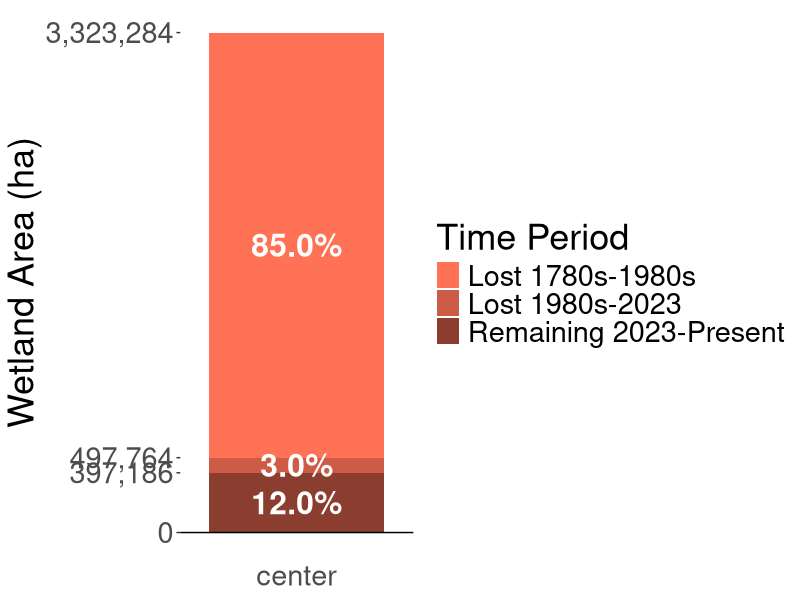
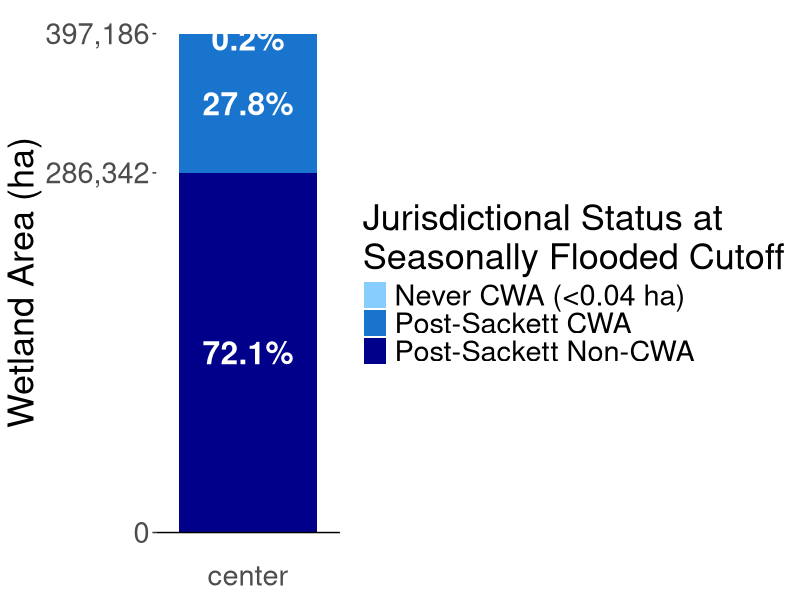
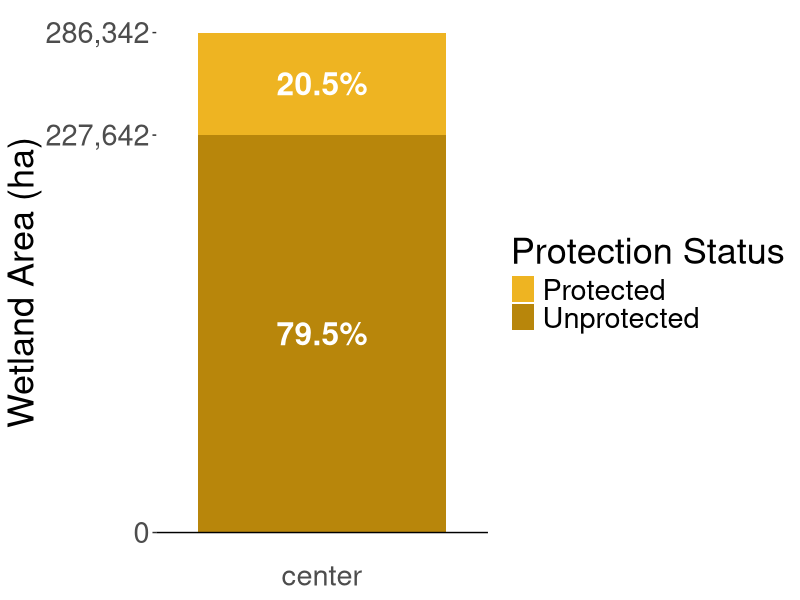
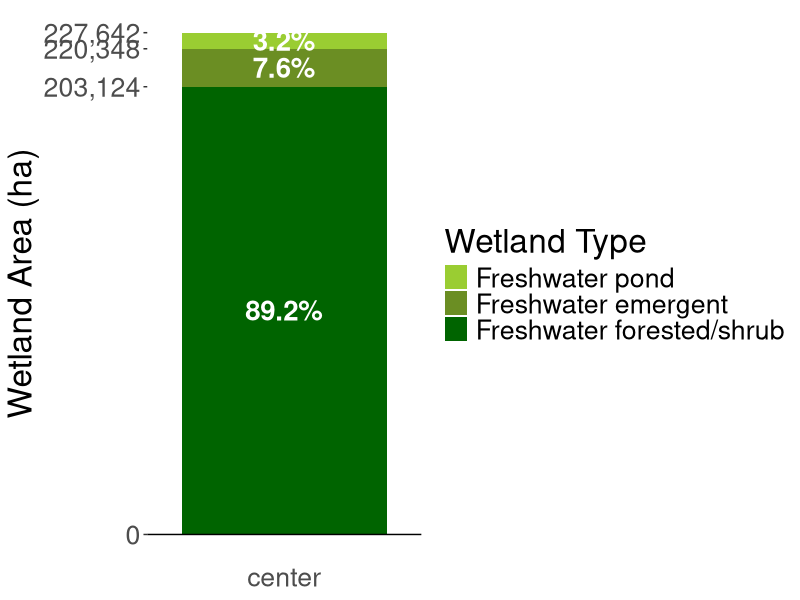
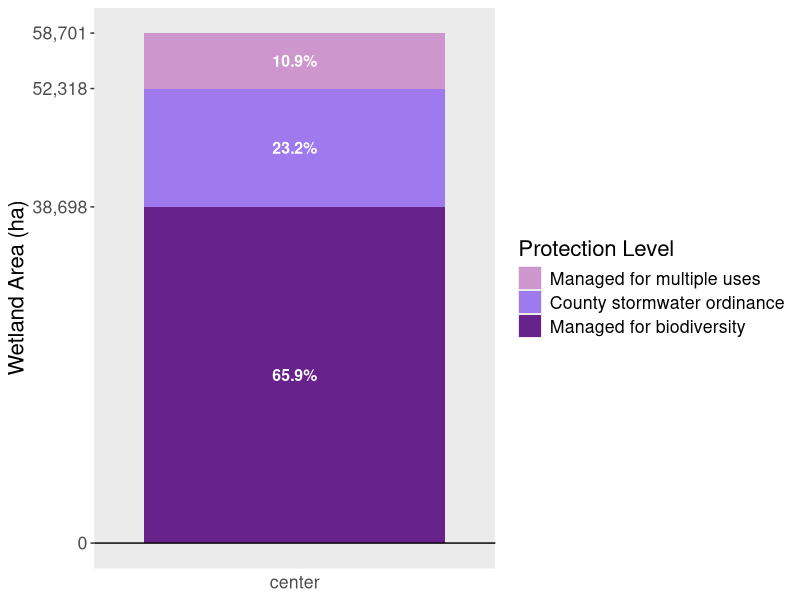

These figures' R source, in order:
path_to_gitrepo = "C:/Users/Chels/OneDrive - University of Illinois - Urbana/Illinois Wetlands Risk Assessment/Public-Repo"

setwd(path_to_gitrepo)

library(ggplot2)
library(patchwork)

# read in excel file
sum.area.df = read.csv("Summary_Figures/Figure8_AreaSummary.csv")

# remove extra rows
sum.area.df = data.frame(sum.area.df[1:3,])
colnames(sum.area.df) = rep(c("label","area"),6)

# make sep dataframes
hist.df = sum.area.df[1:3,3:4]; hist.df$group = "Historical loss"
cwa.df = sum.area.df[1:3,5:6]; cwa.df$group = "CWA coverage"
pro.df = sum.area.df[1:2,7:8]; pro.df$group = "Protection status"
veg.df = sum.area.df[1:3,9:10]; veg.df$group = "Unprotected vegetation types"
type.df = sum.area.df[1:3,11:12]; type.df$group = "Protection level"

# stack dataframe
df.stack = rbind(hist.df, cwa.df, pro.df, veg.df, type.df)

# for each group, calculate the percentage of the total
groups = c("Historical loss","CWA coverage","Protection status",
           "Unprotected vegetation types","Protection level")
n.g = length(groups)
df.stack$percent = rep(0, nrow(df.stack))
df.stack$area.pos = rep(0, nrow(df.stack))
for (i in 1:n.g) {
  grp.ind = which(df.stack$group == groups[i])
  grp.df = df.stack[grp.ind,]
  df.stack[grp.ind,"percent"] = grp.df$area/sum(grp.df$area)*100 
  n.a = nrow(grp.df)
  rev.area = cumsum(rev(grp.df$area))
  df.stack[grp.ind,"area.pos"] = rev(c(0,rev.area[1:(n.a-1)]) + 0.5*(rev.area-c(0,rev.area[1:(n.a-1)])))
}

# format percent
df.stack$percent.format = rep(0, nrow(df.stack))
for (i in 1:nrow(df.stack)) {
  df.stack$percent.format[i] = paste(sprintf("%.1f", df.stack$percent[i]),"%",sep="")
}
df.stack$x = rep("center", nrow(df.stack))

# historical loss
p.hist = ggplot(df.stack[which(df.stack$group == "Historical loss"),],
                 aes(x=x, y=area, fill=label)) +
                 geom_bar(position="stack",stat="identity") +
                 geom_text(aes(x=x, y=area.pos, label=percent.format), 
                           color="white", size=8, fontface="bold") +
                 labs(x="",y="Area ") + 
                 geom_hline(yintercept=0,color="black") +
                 scale_y_continuous(name="Wetland Area (ha)",
                                    labels=scales::comma,
                                    breaks=c(0,397186,497764,3323284),
                                    limits = c(0,3323284)) +
                 guides(fill=guide_legend(title="Time Period")) + 
                 theme(axis.ticks.x=element_blank(),
                       axis.title.x=element_blank(), 
                       text = element_text(size=26),
                       panel.grid = element_blank(),
                       panel.background = element_rect(fill = "white")) +
                 scale_fill_manual(values=c("coral1","coral3","coral4"))
ggsave("Summary_Figures/HistoricalLoss.png", plot = p.hist, 
       width=21.5, height=36, units="cm") 

cwa.labels = df.stack[which(df.stack$group == "CWA coverage"),"label"]
df.cwa = df.stack[which(df.stack$group == "CWA coverage"),]
df.cwa$area.pos[1] = df.cwa$area.pos[1]-3900
p.cwa=ggplot(df.cwa,
        aes(x=x, y=area, 
            fill=factor(label, level=cwa.labels))) +
        geom_bar(position="stack",stat="identity") +
        geom_text(aes(x=x, y=area.pos, label=percent.format), 
                  color="white", size=8, fontface="bold") +
        geom_hline(yintercept=0,color="black") +
        scale_y_continuous(name="Wetland Area (ha)",
                           labels=scales::comma,
                           breaks=c(0,286342,397186),
                           limits = c(0,398000)) +
        guides(fill=guide_legend(title="Jurisdictional Status at\nSeasonally Flooded Cutoff")) + 
        theme(axis.ticks.x=element_blank(),
              axis.title.x=element_blank(), 
              text = element_text(size=26),
              panel.grid = element_blank(),
              panel.background = element_rect(fill = "white")) +
        scale_fill_manual(values=c("skyblue1","dodgerblue3","blue4"))
ggsave("Summary_Figures/CWACoverage.png", plot = p.cwa, 
       width=22.75, height=36, units="cm") 

pro.labels = df.stack[which(df.stack$group == "Protection status"),"label"]
p.pro = ggplot(df.stack[which(df.stack$group == "Protection status"),],
              aes(x=x, y=area, 
                  fill=factor(label, level=pro.labels))) +
              geom_bar(position="stack",stat="identity") +
              geom_text(aes(x=x, y=area.pos, label=percent.format), 
                        color="white", size=8, fontface="bold") +
              geom_hline(yintercept=0,color="black") +
              scale_y_continuous(name="Wetland Area (ha)",
                                 labels=scales::comma,
                                 breaks=c(0,227642,286342),
                                 limits = c(0,286342)) +
              guides(fill=guide_legend(title="Protection Status")) + 
              theme(axis.ticks.x=element_blank(),
                    axis.title.x=element_blank(), 
                    text = element_text(size=26),
                    panel.grid = element_blank(),
                    panel.background = element_rect(fill = "white")) +
              scale_fill_manual(values=c("goldenrod2","darkgoldenrod"))
ggsave("Summary_Figures/ProtectionStatus.png", plot = p.pro, 
       width = 19.25, height = 36, units="cm") 

veg.labels = df.stack[which(df.stack$group == "Unprotected vegetation types"),"label"]
p.veg = ggplot(df.stack[which(df.stack$group == "Unprotected vegetation types"),],
               aes(x=x, y=area, 
                   fill=factor(label, level=veg.labels))) +
                geom_bar(position="stack",stat="identity") +
                geom_text(aes(x=x, y=area.pos, label=percent.format), 
                          color="white", size=7, fontface="bold") +
                geom_hline(yintercept=0,color="black") +
                scale_y_continuous(name="Wetland Area (ha)",
                                   labels=scales::comma,
                                   breaks=c(0,203124,220348,227642),
                                   limits = c(0,227642)) +
                guides(fill=guide_legend(title="Wetland Type")) + 
                theme(axis.ticks.x=element_blank(),
                      axis.title.x=element_blank(), 
                      text = element_text(size=24),
                      panel.grid = element_blank(),
                      panel.background = element_rect(fill = "white")) +
                scale_fill_manual(values=c("olivedrab3","olivedrab","darkgreen"))
ggsave("Summary_Figures/VegetationTypes.png", plot = p.veg, 
       width = 20, height = 30, units="cm")

lev.labels = df.stack[which(df.stack$group == "Protection level"),"label"]
p.lev = ggplot(df.stack[which(df.stack$group == "Protection level"),],
               aes(x=x, y=area, 
                   fill=factor(label, level=lev.labels))) +
                geom_bar(position="stack",stat="identity") +
                geom_text(aes(x=x, y=area.pos, label=percent.format), 
                          color="white", size=4, fontface="bold") +
                geom_hline(yintercept=0,color="black") +
                scale_y_continuous(name="Wetland Area (ha)",
                                   labels=scales::comma,
                                   breaks=c(0,38698,52318,58701),
                                   limits = c(0,58701)) +
                guides(fill=guide_legend(title="Protection Level")) + 
                theme(axis.ticks.x=element_blank(),
                      axis.title.x=element_blank(), 
                      text = element_text(size=16),
                      panel.grid = element_blank(),
                      panel.b.ackground = element_rect(fill = "white")) +
                scale_fill_manual(values=c("plum3","mediumpurple2","darkorchid4"))
ggsave("Summary_Figures/ProtectionLevels.png", plot = p.lev, 
       width = 14, height = 8, units="cm")









